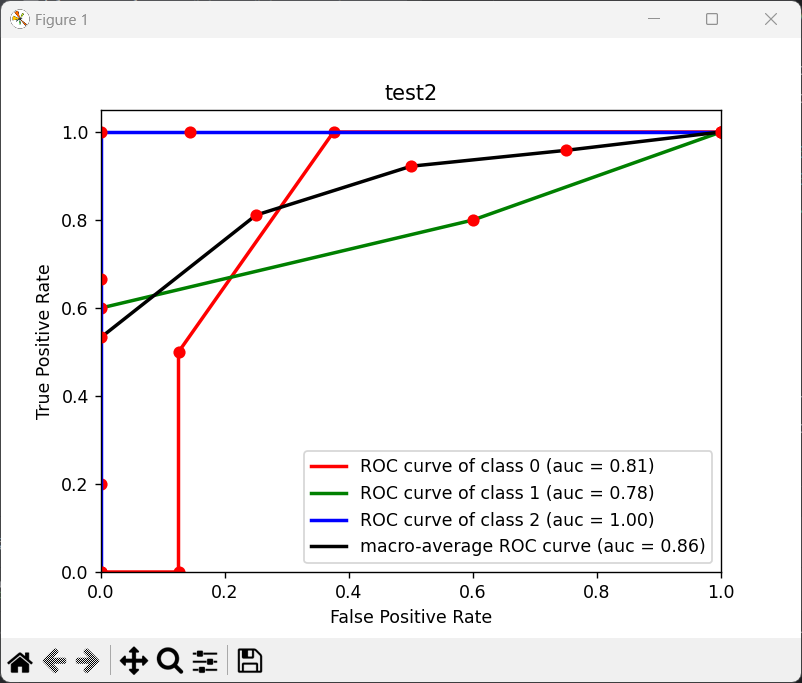

Source code (Python):
import sys
sys.path.append("D:\python\lib\site-packages")
import numpy as np
from sklearn.metrics import roc_curve, auc
import matplotlib.pyplot as plt

y_true = np.asarray([[0,0,1],[0,1,0],[1,0,0],[0,0,1],[1,0,0],[0,1,0],[0,1,0],[0,1,0],[0,0,1],[0,1,0]])
y_pred = np.asarray([[0.1,0.2,0.7],[0.1,0.6,0.3],[0.5,0.2,0.3],[0.1,0.1,0.8],[0.4,0.2,0.4],[0.6,0.3,0.1],
                    [0.4,0.2,0.4],[0.4,0.1,0.5],[0.1,0.1,0.8],[0.1,0.8,0.1]])
n_classes=len(y_true[1,:])
# 计算每个类别的ROC曲线和AUC
fpr = dict()
tpr = dict()
roc_auc = dict()
for i in range(n_classes):
    fpr[i], tpr[i], _ = roc_curve(y_true[:, i], y_pred[:, i])
    roc_auc[i] = auc(fpr[i], tpr[i])

# 绘制每个类别的ROC曲线
plt.figure()
colors = ['r', 'g', 'b']
for i, color in zip(range(n_classes), colors):
    plt.plot(fpr[i], tpr[i], color=color, lw=2, label='ROC curve of class {0} (auc = {1:0.2f})'
             ''.format(i, roc_auc[i]))
    plt.plot(fpr[i], tpr[i],'ro')
# 绘制平均ROC曲线
# Micro平均

fpr_grid=np.linspace(0.0,1.0,5)

mean_tpr = np.zeros_like(fpr_grid)
for i in range(n_classes):
    mean_tpr += np.interp(fpr_grid, fpr[i], tpr[i])
mean_tpr /= n_classes
fpr["macro"] = fpr_grid
tpr["macro"] = mean_tpr
roc_auc["macro"] = auc(fpr["macro"], tpr["macro"])
plt.plot(fpr["macro"], tpr["macro"],
         label='macro-average ROC curve (auc = {0:0.2f})'
         ''.format(roc_auc["macro"]),
         color='k', linestyle='-', linewidth=2)
plt.plot(fpr["macro"], tpr["macro"],'ro')
# 设置图形参数
plt.xlim([0.0, 1.0])
plt.ylim([0.0, 1.05])
plt.xlabel('False Positive Rate')
plt.ylabel('True Positive Rate')
plt.title('test2')
plt.legend(loc="lower right")
plt.show()
